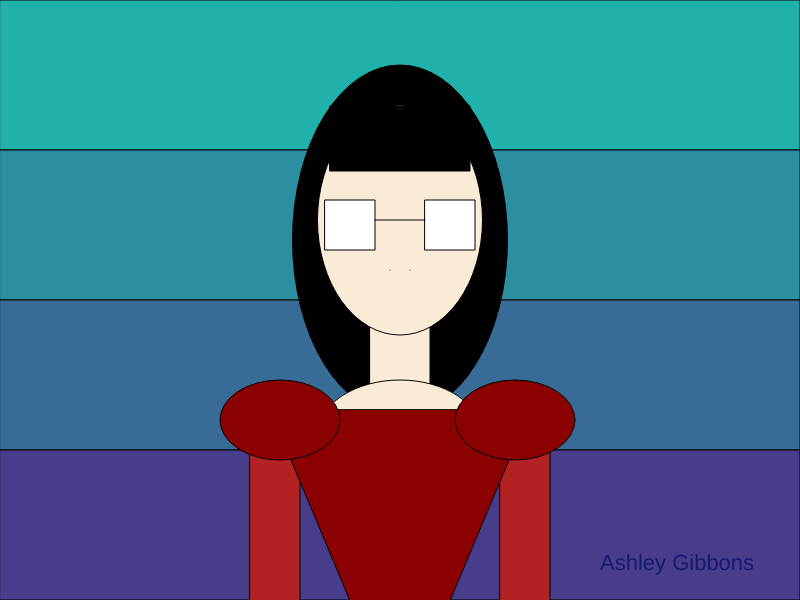
Frame 1 (no input)
Frame 60 (no input): identical to frame 1, image omitted
Frame 120 (the mouse pressed at the canvas centre since frame 60): identical to frame 1, image omitted

The p5.js sketch that drew this single still picture (run headless with seeded random() and noise() and a simulated clock; from frame 60 on, the mouse is pressed at the canvas centre):

// p5.js sketch
// ── sketch.js

function setup()
{
    createCanvas(800, 600);
}

function draw()
{ 
    colorMode(RGB);
    background(0,0,0);
    let from = color(32,178,170);
    let to = color(72, 61, 139);
    colorMode(RGB); // Try changing to HSB.
    let interA = lerpColor(from, to, 0.3);
    let interB = lerpColor(from, to, 0.6);
    fill(from);
    rect(0, 0, 800, 150);
    fill(interA);
    rect(0, 150, 800, 150);
    fill(interB);
    rect(0, 300, 800, 150);
    fill(to);
    rect(0, 450, 800, 150);
  
    // hair  
    fill(0,0,0);
    ellipse(400,240,215,350); 
  
    // neck
    fill(250,235,215);
    rect(370,325,60,65);
  
    // head
    fill(250,235,215);
    ellipse(400, 220, 165, 230);
  
    // hair
    fill(0,0,0);
    rect(330,106,140,65);
  
    // glasses
    fill(255);
    square(325,200,50);
    square(425,200,50);
    line(425,220,375,220)

    // nose
    point(390,270);
    point(410,270);

    // body
    fill(250,235,215);
    ellipse(400, 435, 165, 110);
  
    // arms
    fill(178,34,34)
    rect(250,420,50,190);
    rect(500,420,50,190);
  
    // shirt
    fill(139,0,0);
    triangle(270, 410, 400, 720, 530, 410);
    ellipse(280, 420, 120, 80);
    ellipse(515, 420, 120, 80);
    
    fill(25,25,112);
    textSize(22);
    text("Ashley Gibbons",600,570 );

}
// ── main.html
<html>

    <head>
        <title>
            Self-Portrait
        </title>
        <script src="https://cdnjs.cloudflare.com/ajax/libs/p5.js/1.1.9/p5.min.js"></script>
        <script src="sketch.js"></script>
    </head>
    <body>
        Glimpse
        <style>
            body {
                font-family: 'Franklin Gothic Medium', 'Arial Narrow', Arial, sans-serif;
                text-align: center;
                color: black;
                font-size:x-large;
                font-style: italic;
                font-family: cursive;
                
            }
        </style>
    </body>
</html>
